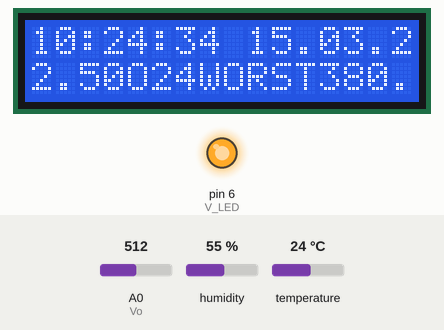
Recording of a sketch running on a simulated Arduino Uno, built with avr-gcc and run on an emulated ATmega328P. Shown: 16×2 character LCD, output pins drawn as LEDs (lit = HIGH). The inputs (shaded band) are chosen by the test bench; at power-on: A0 (Vo) = 512, temperature 24 °C, humidity 55 %. The local clock reads 2024-03-15 10:24:30 at power-on unless the sketch sets it; storage starts empty; what the sketch prints to the serial monitor is not drawn.

Above: at 4.4 s.
4.5 s: A0 (Vo) set to 291
At 6.1 s:
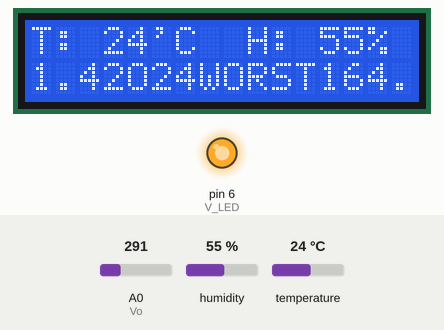
14.2 s: A0 (Vo) set to 260
At 17.3 s:
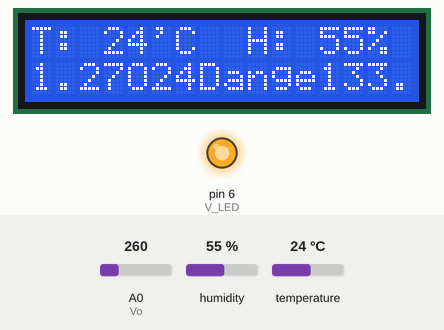
22.2 s: temperature set to 11 °C
At 31.6 s:
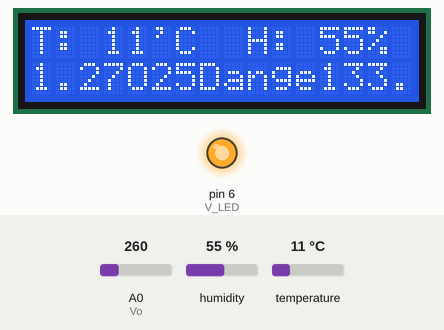
31.9 s: temperature set to 8 °C
At 36.0 s:
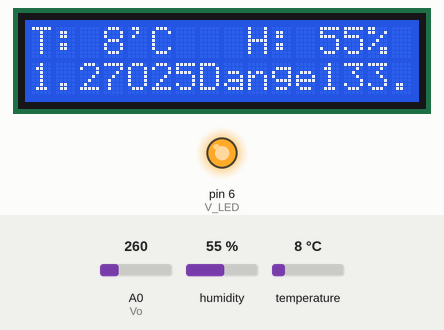
39.7 s: A0 (Vo) set to 240
At 44.4 s:
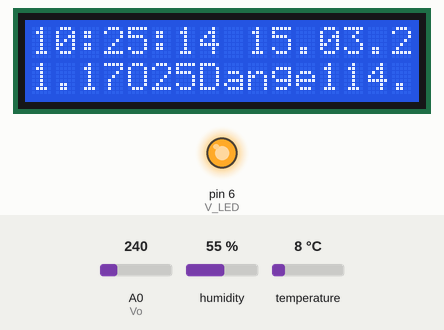
44.6 s: A0 (Vo) set to 218
At 45.7 s:
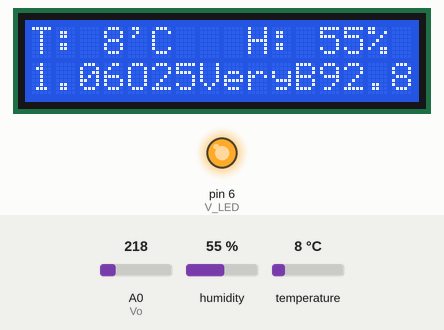
Timing chart, 0 to 47.6 s (numbered marks = the images above; inputs shaded):
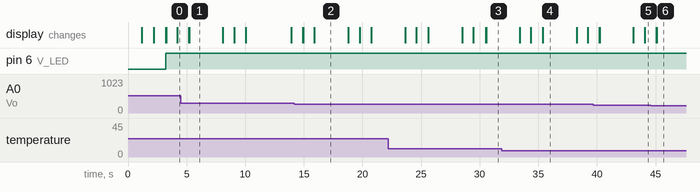

Measured:
- the behaviour switches between 277 and 276 on A0 (Vo) (found by bisection; images 1 and 2)
- the behaviour switches between 226 and 225 on A0 (Vo) (found by bisection; images 5 and 6)
- after the input at 14.2 s, the display: first differs from a run without the input after 0.74 s (image 2 shows a later state)
- after the input at 44.6 s, the display: first differs from a run without the input after 0.52 s (image 6)
- what the display in image 1 shows lasts 2.9 s, from 5.2 s to 8.1 s

The sketch:

Sketches.ino
```cpp
// #include <LiquidCrystal.h> // Non-I2C LCD Library
#include <LiquidCrystal_I2C.h> // I2C LCD Library
#include <DS1302.h> // RTC (Real Time Clock) Library
#include <DHT.h> // Temp/Hum Library
#include <SPI.h> // SD Card Library
#include <SD.h> // SD Card Library


String FILE_PATH = "roomtemp.txt";
File myFile;
short logState = 0;

/** Enable Temp/Hum Sensor */
#define DHTPIN A3
#define DHTTYPE DHT11
DHT dht(DHTPIN, DHTTYPE);

/** Enable RTC (Real Tie CLock)
 * Output: RST, DAT, CLK  */
DS1302 myrtc(9, 8, 7); //

/** Enable Non-I2C LCD, I2C-LCD */
LiquidCrystal_I2C lcd(0x27, 16, 2);
// LiquidCrystal lcd(A1,A2, 5,4,3,2);

/** Fine Dust Variables */
#define no_dust 0.6
short Vo = A0; // 미세먼지 입력 핀
short V_LED = 6; // 적외선 센서 출력핀
float Vo_value = 0;
float Voltage = 0; // 측정된 전압값
float dustDensity = 0; // 최종 미세먼지 계산

// Date Variables
String DATE = "";
// Clock Variables
String TIME = "";
// Temp/Humidity Variabes
int dht_temp = 0;
int dht_hum = 0;
String lvl = "";

// is SD Card Prepared?
short init_res_sd = 0;


/** Get Time & Date from RTC Module (for Syncing program times) */
void ClockRequest() {
    TIME = myrtc.getTimeStr();
    DATE = myrtc.getDateStr();
}


/** Print clock at LCD */
void DisplayClock(short pos=0) {
    String Temp_TIME = TIME.substring(0, 5); // .toInt()

    lcd.setCursor(0, pos);
    lcd.print(Temp_TIME + " " + DATE);
    // lcd.print(Temp_TIME);
    // lcd.print(" ");
    // lcd.print(DATE);
}


void DisplayClockSecond(short pos=0) {
    String Temp_TIME = TIME.substring(0, 5); // .toInt()

    lcd.setCursor(0, pos);
    lcd.print(TIME);
    lcd.print(" ");
    lcd.print(DATE);
}


/** Print Full-Screen clock */
void DisplayClockFull() {
    lcd.setCursor(4, 0);
    lcd.print(TIME);
    lcd.setCursor(3, 1);
    lcd.print(DATE);
}


/** Get second time for condition determination */
String GetClockSecTime() {
    String TIME_SEC = myrtc.getTimeStr();
    // TIME_SEC = TIME_SEC.substring(6, 8);
    // Serial.print(TIME_SEC);
    return TIME_SEC.substring(6, 8);
}


/** Get second time for condition determination */
String GetClockMiliTime() {
    String TIME_SEC = myrtc.getTimeStr();
    // TIME_SEC = TIME_SEC.substring(6, 8);
    // Serial.print(TIME_SEC);
    return TIME_SEC.substring(7, 8);
}


/** Display Temp/Hum Level */
void DisplayTemp(short pos = 0) {
    // Load Sensor Value
    dht_temp = dht.readTemperature();
    dht_hum = dht.readHumidity();

    // Print Temperature
    lcd.setCursor(0, pos);
    lcd.print("T: ");
    if (dht_temp < 10) {
        lcd.print(" ");
        lcd.setCursor(3, pos);
    }
    lcd.print(dht_temp);
    lcd.print("'C  ");

    // Proint Humidity
    lcd.setCursor(9, pos);
    lcd.print("H: ");
    lcd.print(dht_hum);
    lcd.print("% ");
}


/** Display Fine-Dust Level */
void DisplayDust(short pos = 1) {
    // short init_pos = 0;
    digitalWrite(V_LED, LOW);
    delayMicroseconds(280);
    Vo_value = analogRead(Vo);
    delayMicroseconds(40);
    digitalWrite(V_LED, HIGH);
    delayMicroseconds(9680);

    // 센서 전압값 계산
    Voltage = Vo_value * 5.0 / 1024.0; // 아날로그 값을 전압값으로 Change

    // 미세먼지 계산하기
    // dustDensity = 30 + 5 * ( (new_Voltage - 0.8) * 10 ); // SOSO
    dustDensity = (Voltage - no_dust) / 0.005; // NEW

    // LCD에 출력하기
    lcd.setCursor(0, pos);
    lcd.print(Voltage);


    /** 미세먼지 수치 별 시각화
     * Perfect (0 ~ 15.0)
     * Good (15.0 ~ 30.0)
     * Soso (30.0 ~ 40.0)
     * Normal (40.0 ~ 50.0)
     * bad (50.0 ~ 75.0)
     * VBAD Very Bad (75.0 ~ 100.0)
     * Danger (100.0 ~ 150.0)
     * WORST(150.0 ~ )
     * ERROR (Cannot measure)
    */
    lvl = "";
    if (0.0 < dustDensity && dustDensity < 15.0)
        lvl = "Perfect";
    else if (15.0 <= dustDensity && dustDensity < 30.0)
        lvl = "Good";
    else if (30.0 <= dustDensity && dustDensity < 40.0)
        lvl = "soso";
    else if (40.0 <= dustDensity && dustDensity < 50.0)
        lvl = "Normal";
    else if (50.0 <= dustDensity && dustDensity < 75.0)
        lvl = "Bad !";
    else if (75.0 <= dustDensity && dustDensity < 100.0)
        lvl = "VeryBAD";
    else if (100.0 <= dustDensity && dustDensity < 150.0)
        lvl = "Danger";
    else if (150 <= dustDensity)
        lvl = "WORST";
    else
        lvl = "ERROR";


    for (short m=7; m<12; m++) {
        lcd.setCursor(m, pos);
        lcd.print(" ");
    }


    lcd.setCursor(4, pos);
    if (logState == 1) lcd.print("O");
    else if (logState == 0) lcd.print("X");
    else lcd.print("E");

    lcd.setCursor(5, pos);
    // Serial.println(TIME.substring(3, 5));
    lcd.print(TIME.substring(3, 5));


    lcd.setCursor(7, pos);
    lcd.print(lvl);
    lcd.setCursor(12, pos); // 미세먼지 값
    lcd.print(dustDensity);
}


/** Write custom message at file */
void SDCardLogging(String CustomMsg) {
    myFile = SD.open(FILE_PATH, FILE_WRITE); // Open file with writing mode

    if (myFile) { // File opened normally
        // File Open Message
        Serial.println("Writing Custom Message...");

        myFile.println(DATE + " " + TIME + " Message >> " + CustomMsg);
        myFile.close();

        // Complete Message
        lcd.clear();
        lcd.setCursor(0, 0);
        lcd.print("Writed CusMsg at");
        DisplayClock(1);
    }
    else { // File not opened
        Serial.println("Error with Opening File >> " + FILE_PATH);

        lcd.clear();
        lcd.setCursor(0, 0);
        lcd.print("Writing Msg Failed");
        DisplayClock(1);
    }
}


/** logging at SD Card */
void SDCardLogging() {
    myFile = SD.open(FILE_PATH, FILE_WRITE); // open file with writing mode

    String RESULTStr = "";

    if (myFile) { // File opened normally
        // File Open Message
        Serial.print("Writing");

        // Write information
        Serial.print("/");
        myFile.println(DATE + " " + TIME + " >> " + dht_temp + " " + dht_hum + " " + Voltage + " " + dustDensity);
        Serial.print(".");
        myFile.close();
        Serial.print(".");

        // Print complete message
        Serial.print("/");
        lcd.clear();
        Serial.print(".");
        lcd.setCursor(0, 0);
        Serial.print(".");
        lcd.print("Writing Done at");
        Serial.print(".");
        DisplayClock(1);
        Serial.print(".");

        logState = 1;
        Serial.println("Done");
    }
    else { // When file not opened
        logState = 0;
        Serial.println("Error with Opening File >> " + FILE_PATH);

        lcd.clear();
        lcd.setCursor(0, 0);
        lcd.print("Writing Failed");
        DisplayClock(1);
    }
}


void setup() {
    Serial.begin(9600);

    // lcd.begin(16, 2);

    lcd.init();
    lcd.backlight();
    // lcd.clear();

    /** Dust-Module Pin Setup */
    pinMode(V_LED, OUTPUT);
    pinMode(Vo, INPUT);

    /** Sync Time at RTC (Real Time Clock)
     * ONLY FOR FIRST TIME! */
    // myrtc.halt(false); // 동작 모드로 설정
    // myrtc.writeProtect(false); // 시간 변경을 가능하게 설정
    // myrtc.setDOW(MONDAY); // 요일 설정
    // myrtc.setTime(11, 22, 0); // 시간 설정 ( 시간, 분, 초 )
    // myrtc.setDate(6, 1, 2024); // 날짜 설정 ( 일, 월, 년도 )
    // myrtc.writeProtect(true); // 시간 변경을 가능하게 설정


    /** Start SD Card Module Initialization */
    logState = 0;
    Serial.print("Initializing SD card...");
    lcd.setCursor(0, 0);
    lcd.print("Initializing");
    lcd.setCursor(0, 1);
    lcd.print("SD card...");

    if (!SD.begin(4)) { // Initialize SD Card Module
        Serial.println("Initialization Failed!");

        lcd.clear();
        lcd.setCursor(0, 0);
        lcd.print("Initialization");
        lcd.setCursor(0, 1);
        lcd.print("Failed!");

        logState = 0;

        while (1);
    }
    else { // When Initialization Success,
        logState = 1;
        Serial.println("Initialization Done.");

        lcd.clear();
        lcd.setCursor(0, 0);
        lcd.print("Initialization");
        lcd.setCursor(0, 1);
        lcd.print("SD Card DONE !");

        init_res_sd = 1;

        delay(1 * 1000);
    }

    // Display log start message
    if (init_res_sd == 1) {
        logState = 1;
        lcd.clear();
        lcd.print("Logging Start!");
        DisplayClock(1);
        DisplayClock(1);
    }
    delay(1 * 1000);


    /** Logfile Initialization */
    ClockRequest();

    myFile = SD.open(FILE_PATH, FILE_WRITE);
    String RESULTStr = "";

    if (myFile) {
        // File Open Message
        Serial.print("Writing to >>");
        Serial.print(FILE_PATH);
        Serial.println("<<");

        // Write Files
        Serial.println("UPDATES");

        myFile.println(" ");
        myFile.println(" ");
        myFile.print("Logfile at ");
        myFile.print(DATE);
        myFile.print(" ");
        myFile.println(TIME);
        myFile.close();

        init_res_sd = 1;

        logState = 1;
        lcd.setCursor(0, 0);
        lcd.print("LogfileInit Done");
        DisplayClock(1);
    }
    else { // When File not opened normally
        logState = 0;
        Serial.print("ERROR with Opening >> ");
        Serial.println(FILE_PATH);
        lcd.clear();
        lcd.setCursor(0, 0);
        lcd.print("ERROR with");
        lcd.print("Opening");
        lcd.print(FILE_PATH);

        init_res_sd = 0;
    }
    delay(1 * 1000);
    lcd.clear();
}


void loop() {
    ClockRequest();

    if (init_res_sd == 1 &&
        GetClockSecTime().toInt() == 0
    ) {
        SDCardLogging();
    }

    /** divide
     * 0 1 2
     * 3 4
     * 5 6 7
     * 8 9
    */
    int sec = GetClockMiliTime().toInt();
    if (
        (0 <= sec && sec <= 2) ||
        (5 <= sec && sec <= 7)
    ) {
        DisplayTemp();
    }
    else if (
        (3 <= sec && sec <= 4) ||
        (8 <= sec && sec <= 9)
    ) {
        DisplayClockSecond();
    }
    DisplayDust();

    delay(900);
}
```

main_sensorNetwork.cpp
```cpp
#include <LiquidCrystal_I2C.h>
#include <SPI.h>
#include <Ethernet.h>
#include <DHT.h>
#include <Adafruit_Sensor.h>

// 센서 핀 설정
const int sensorPin = A0;

// DHT 센서 설정
#define DHT_PIN A3
#define DHT_TYPE DHT11
DHT dht(DHT_PIN, DHT_TYPE);

/** Enable Non-I2C LCD or I2C-LCD */
LiquidCrystal_I2C lcd(0x27, 16, 2);
// LiquidCrystal lcd(A1,A2, 5,4,3,2);

// 미세먼지 센서 설정
#define no_dust 0.6
short Vo = A0;   // 미세먼지 입력 핀
short V_LED = 6; // 적외선 센서 출력핀
float Vo_value = 0;
float Voltage = 0;
float dustDensity = 0;

// Temp/Humidity Variabes
float dht_temp = 0;
float dht_hum = 0;
String lvl = "";

// MAC 주소 설정
byte mac[] = {0xDE, 0xAD, 0xBE, 0xEF, 0xFE, 0xED};
// 서버 포트 설정
EthernetServer server(80);

void setup()
{
  // 시리얼 통신 시작
  Serial.begin(9600);

  lcd.init();
  lcd.backlight();
  lcd.clear();

  /** DHT Initialize */
  dht.begin(DHT_PIN);

  /** Dust-Module Pin Setup */
  pinMode(V_LED, OUTPUT);
  pinMode(Vo, INPUT);

  Serial.println("이더넷 초기화 중...");

  // 이더넷 링크 상태 확인
  if (Ethernet.linkStatus() == LinkOFF)
    Serial.println("이더넷 케이블이 연결되지 않았습니다.");

  // DHCP를 통해 IP 주소 요청
  // Serial.println("DHCP를 통해 IP 주소 요청 중...");
  // if (Ethernet.begin(mac) == 0)
  // {
  Serial.println("DHCP로 구성 실패. 정적 IP 사용 시도...");
  IPAddress ip(192, 168, 0, 26);
  // IPAddress dns(8, 8, 8, 8);
  // IPAddress gateway(192, 168, 0, 1);
  // IPAddress subnet(255, 255, 255, 0);
  Ethernet.begin(mac, ip);
  // }

  // 서버 IP 주소 출력
  Serial.print("서버 IP 주소: ");
  Serial.println(Ethernet.localIP());

  // 서버 시작
  server.begin();
  Serial.println("서버가 시작되었습니다.");
}

void ReadSensor()
{
  dht_temp = dht.readTemperature();
  dht_hum = dht.readHumidity();

  // short init_pos = 0;
  digitalWrite(V_LED, LOW);
  delayMicroseconds(280);
  Vo_value = analogRead(Vo);
  delayMicroseconds(40);
  digitalWrite(V_LED, HIGH);
  delayMicroseconds(9680);

  // convert sensor value to Voltage
  Voltage = Vo_value * 5.0 / 1024.0;

  // Calculate Fine-Dust value
  // dustDensity = 30 + 5 * ( (new_Voltage - 0.8) * 10 ); // old ver
  dustDensity = (Voltage - no_dust) / 0.005; // NEW
}

void LCDPrint()
{
  // Print Temperature
  lcd.setCursor(0, 0);
  lcd.print("T: ");
  if (dht_temp < 10)
  {
    lcd.print(" ");
    lcd.setCursor(3, 0);
  }
  lcd.print(dht_temp);
  lcd.print("'C  ");

  // Proint Humidity
  lcd.setCursor(9, 0);
  lcd.print("H: ");
  lcd.print(dht_hum);
  lcd.print("% ");

  /** DUST
   * -------------
   */
  // Display to LCD
  lcd.setCursor(0, 1);
  lcd.print(Voltage);

  /** Dust Level Visualization
   * Perfect (0 ~ 15.0)
   * Good (15.0 ~ 30.0)
   * Soso (30.0 ~ 40.0)
   * Normal (40.0 ~ 50.0)
   * bad (50.0 ~ 75.0)
   * VBAD Very Bad (75.0 ~ 100.0)
   * Danger (100.0 ~ 150.0)
   * WORST(150.0 ~ )
   * ERROR (Cannot measure)
   */
  lvl = "";
  if (0.0 < dustDensity && dustDensity < 15.0)
    lvl = "Perfect";
  else if (15.0 <= dustDensity && dustDensity < 30.0)
    lvl = "Good";
  else if (30.0 <= dustDensity && dustDensity < 40.0)
    lvl = "soso";
  else if (40.0 <= dustDensity && dustDensity < 50.0)
    lvl = "Normal";
  else if (50.0 <= dustDensity && dustDensity < 75.0)
    lvl = "Bad !";
  else if (75.0 <= dustDensity && dustDensity < 100.0)
    lvl = "VeryBAD";
  else if (100.0 <= dustDensity && dustDensity < 150.0)
    lvl = "Danger";
  else if (150 <= dustDensity)
    lvl = "WORST";
  else
    lvl = "ERROR";

  // clear previous text
  for (short m = 5; m < 12; m++)
  {
    lcd.setCursor(m, 1);
    lcd.print(" ");
  }

  // display dust
  lcd.setCursor(5, 1);
  lcd.print(lvl); // dispaly fine-dust state
  lcd.setCursor(12, 1);
  lcd.print(dustDensity); // display fine-dust level (number)
}

void loop()
{
  // 클라이언트가 연결되었는지 확인
  EthernetClient client = server.available();
  if (client)
  {
    Serial.println("새 클라이언트 연결됨");
    boolean currentLineIsBlank = true;
    String httpRequest = "";

    // 클라이언트가 연결되어 있는 동안 데이터 읽기
    while (client.connected())
    {
      if (client.available())
      {
        char c = client.read();
        httpRequest += c;

        // HTTP 요청 끝 (빈 줄 감지)
        if (c == '\n' && currentLineIsBlank)
        {
          // HTTP 요청을 분석하여 센서 값 요청 처리
          if (httpRequest.indexOf("GET /sensor") >= 0)
          {
            ReadSensor();

            // HTTP 응답 전송
            client.println("HTTP/1.1 200 OK");
            client.println("Content-Type: application/json");
            client.println("Connection: close");
            client.println();
            client.print("{\"temperature\": ");
            client.print(dht_temp);
            client.print(", \"humidity\": ");
            client.print(dht_hum);
            client.print(", \"Voltage\": ");
            client.print(Voltage);
            client.print(", \"dustDensity\": ");
            client.print(dustDensity);
            client.println("}");
          }
          else
          {
            // 다른 요청 처리 (예: 404 Not Found)
            client.println("HTTP/1.1 404 Not Found");
            client.println("Content-Type: text/html");
            client.println("Connection: close");
            client.println();
            client.println("<!DOCTYPE HTML>");
            client.println("<html>");
            client.println("<body>");
            client.println("404 Not Found");
            client.println("</body>");
            client.println("</html>");
          }
          break;
        }

        // 줄 끝 확인
        if (c == '\n')
          currentLineIsBlank = true;
        else if (c != '\r')
          currentLineIsBlank = false;
      }
    }

    // 연결 종료
    delay(1);
    client.stop();
    Serial.println("클라이언트 연결 종료");
  }

  ReadSensor();
  LCDPrint();

  delay(1000);
}
```

Source omitted: main_LED.cpp (9641 bytes)
